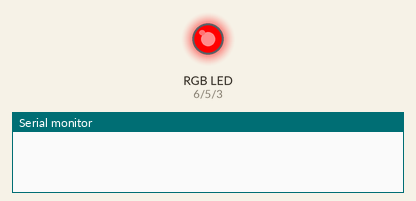
The sketch below on a simulated Arduino Uno, built with avr-gcc and run on an emulated ATmega328P. Shown: an RGB LED mixed from three pins (HIGH = lit), the last lines printed to the serial monitor.

Above: at 0.5 s.
At 2.5 s:
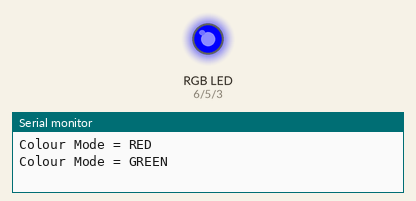
At 3.5 s:
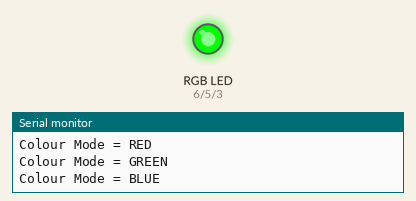
Timing chart, 0 to 5.2 s (numbered marks = the images above):
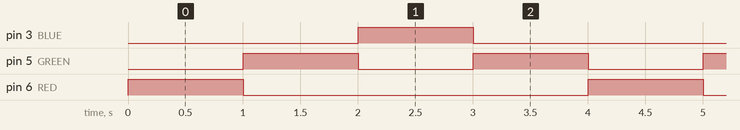

The sketch:

4_RGB_Light_Chaser.ino
```cpp
/*
  RGB Light Chaser
  Turns on RGB LED, using high and low to set which pin or colour to be activiated on the RGB LED
  On for 1 second, then off for 1 second using an integer to set delay for each function
  Use pinMode to set pins as outputs, and use digital write to set state of outputs of RGB LED
  Setting function of RGB LED can either be set to high or low for each pin determining the colour to be shown on RGB LED
  Use serial begin to start serial monitoring, and use serial.print or serial.println to print value
*/

//set pin numbers
const int BLUE = 3; // set pin 3 as blue
const int GREEN = 5; // set pin 5 as green
const int RED = 6; // set pin 6 as red
int wait_time= 1000; // set value for delay

// the setup function runs once when you press reset or power the board
void setup() {
Serial.begin(9600); // start serial connection
pinMode(RED, OUTPUT); // setting red (pin 6) as output (RGB LED)
pinMode(GREEN, OUTPUT); // setting green (pin 5) as output (RGB LED)
pinMode(BLUE, OUTPUT); // setting blue (pin 3) as output (RGB LED)
}

// the loop function runs over and over again forever
void loop() {
digitalWrite(BLUE, 0); // set to 0 turning off the pin or colour on the RGB LED
digitalWrite(GREEN, 0); // set to 0 turning off the pin or colour on the RGB LED
digitalWrite(RED, HIGH); // set to high turning on the pin or colour on the RGB LED
delay(wait_time); // wait time
Serial.print("Colour Mode = "); // print outs represetnation of value
Serial.println("RED"); // print value

digitalWrite(BLUE, 0); // set to 0 turning off the pin or colour on the RGB LED
digitalWrite(GREEN, HIGH); // set to high turning on the pin or colour on the RGB LED
digitalWrite(RED, 0); // set to 0 turning off the pin or colour on the RGB LED
delay(wait_time); // wait time
Serial.print("Colour Mode = "); // print outs represetnation of value
Serial.println("GREEN"); // print value

digitalWrite(BLUE, HIGH); // set to high turning on the pin or colour on the RGB LED
digitalWrite(GREEN, 0); // set to 0 turning off the pin or colour on the RGB LED
digitalWrite(RED, 0); // set to 0 turning off the pin or colour on the RGB LED
delay(wait_time); // wait time
Serial.print("Colour Mode = "); // print outs represetnation of value
Serial.println("BLUE"); // print value

digitalWrite(BLUE, 0); // set to 0 turning off the pin or colour on the RGB LED
digitalWrite(GREEN, HIGH); // set to high turning on the pin or colour on the RGB LED
digitalWrite(RED, 0); // set to 0 turning off the pin or colour on the RGB LED
delay(wait_time); // wait time
Serial.print("Colour Mode = "); // print outs represetnation of value
Serial.println("GREEN"); // print value
}
```

Measured:
- by itself, pin 3 (BLUE), pin 6 (RED): alternates HIGH for 1.0 s and LOW for 3.0 s
- by itself, pin 5 (GREEN): alternates HIGH for 1.0 s and LOW for 1.0 s
- by itself, everything shown: repeats every 4.0 s, in 4 steps
